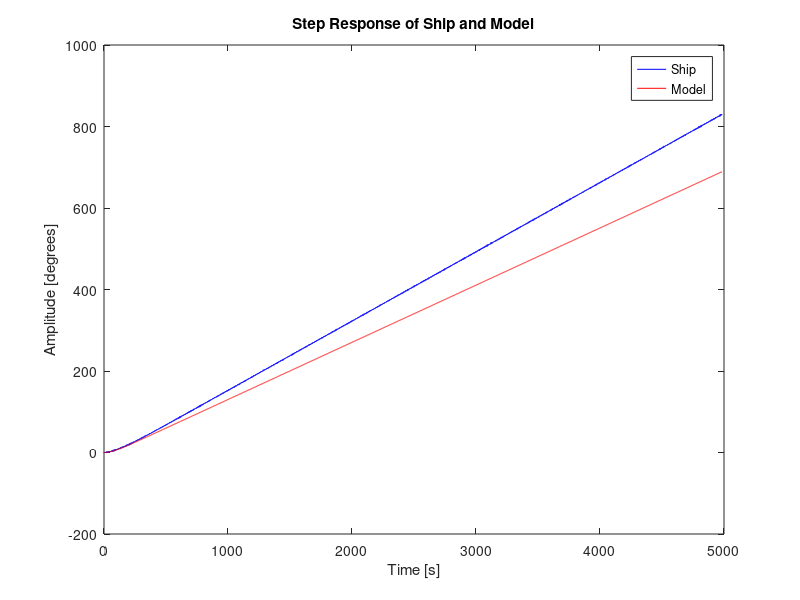

Recreate this plot in MATLAB. (Note: this script raises an error after producing the figure.)
clear all;

load step_response_deg.mat;
load step_response_tf_deg.mat;

t = step_res(1,1:10000);
plot(t, step_res(2,1:10000), 'b', t, step_res_tf(2,1:10000), 'r');
xlabel('Time [s]')
ylabel('Amplitude [degrees]')
title('Step Response of Ship and Model')
lg = legend('Ship', 'Model');
lg.FontSize = 16;